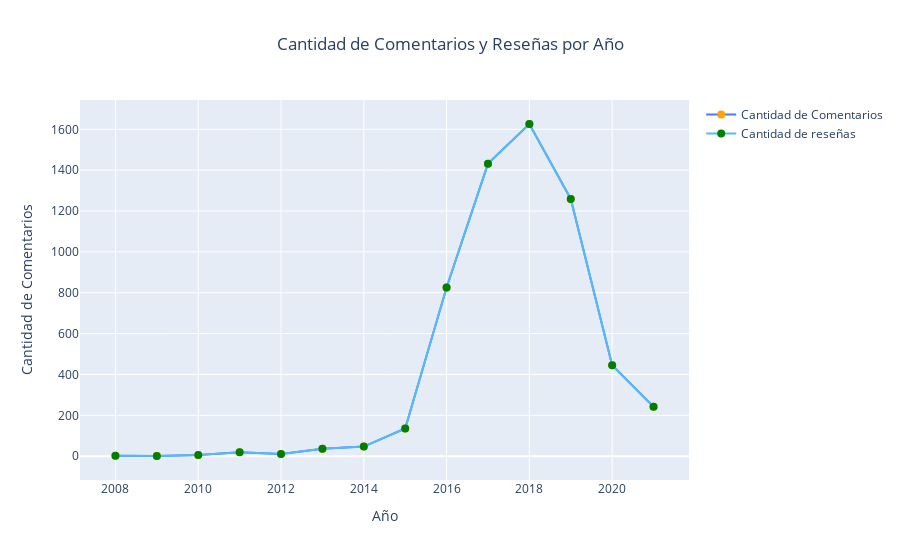

This figure's notebook cell:
### Code cell
fig = go.Figure()
fig.add_trace(go.Scatter(x=reseñas_por_año['year_time'], y=reseñas_por_año['text'],
                         mode='lines+markers',
                         line=dict(color='#4D77FF', width=2),
                         marker=dict(color='orange', size=8),
                         name='Cantidad de Comentarios'))
fig.add_trace(go.Scatter(x=reseñas_por_año['year_time'], y=reseñas_por_año['rating'],
                         mode='lines+markers',
                         line=dict(color='#56BBF1', width=2),
                         marker=dict(color='green', size=8),
                         name='Cantidad de reseñas'))
fig.update_layout(title='Cantidad de Comentarios y Reseñas por Año',
                  xaxis_title='Año', title_x=0.5, 
                  yaxis_title='Cantidad de Comentarios')
fig.show()

### Figure 1 — Plotly figure (JSON) as saved in the notebook; plotly's stock layout.template omitted (floating-point values rounded to 4 significant figures)
{"data": [{"line": {"color": "#4D77FF", "width": 2}, "marker": {"color": "orange", "size": 8}, "mode": "lines+markers", "name": "Cantidad de Comentarios", "type": "scatter", "x": [2008, 2009, 2010, 2011, 2012, 2013, 2014, 2015, 2016, 2017, 2018, 2019, 2020, 2021], "y": [2, 1, 6, 19, 11, 36, 47, 136, 826, 1432, 1626, 1259, 445, 242]}, {"line": {"color": "#56BBF1", "width": 2}, "marker": {"color": "green", "size": 8}, "mode": "lines+markers", "name": "Cantidad de reseñas", "type": "scatter", "x": [2008, 2009, 2010, 2011, 2012, 2013, 2014, 2015, 2016, 2017, 2018, 2019, 2020, 2021], "y": [2, 1, 6, 19, 11, 36, 47, 136, 826, 1432, 1626, 1259, 445, 242]}], "layout": {"title": {"text": "Cantidad de Comentarios y Reseñas por Año", "x": 0.5}, "xaxis": {"title": {"text": "Año"}}, "yaxis": {"title": {"text": "Cantidad de Comentarios"}}}}
